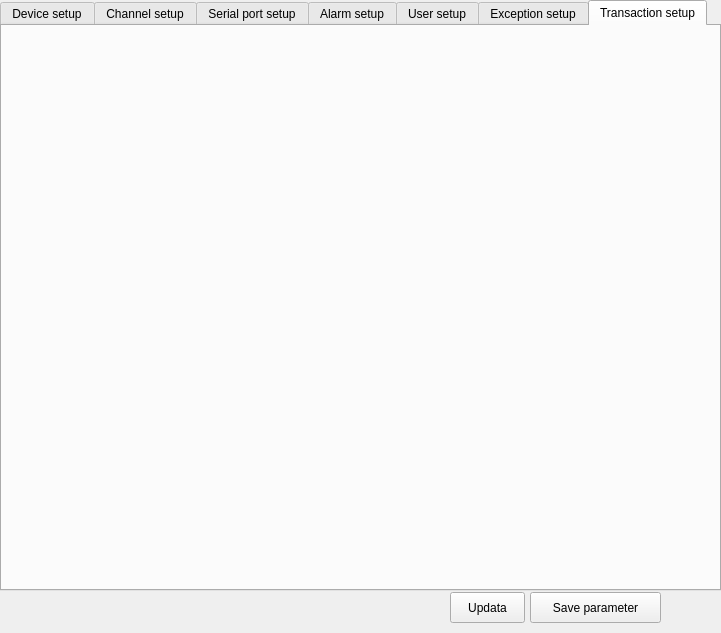
<?xml version="1.0" encoding="UTF-8"?>
<ui version="4.0">
 <class>CRemoteParamsClass</class>
 <widget class="QWidget" name="CRemoteParamsClass">
  <property name="geometry">
   <rect>
    <x>0</x>
    <y>0</y>
    <width>721</width>
    <height>633</height>
   </rect>
  </property>
  <property name="windowTitle">
   <string>Form</string>
  </property>
  <widget class="QTabWidget" name="tabWidget">
   <property name="geometry">
    <rect>
     <x>0</x>
     <y>0</y>
     <width>721</width>
     <height>591</height>
    </rect>
   </property>
   <property name="font">
    <font>
     <pointsize>9</pointsize>
    </font>
   </property>
   <property name="toolTip">
    <string/>
   </property>
   <property name="currentIndex">
    <number>6</number>
   </property>
   <widget class="QWidget" name="widgetDevice">
    <attribute name="title">
     <string>Device setup</string>
    </attribute>
    <widget class="QPushButton" name="btnAdancedNet">
     <property name="geometry">
      <rect>
       <x>20</x>
       <y>520</y>
       <width>121</width>
       <height>31</height>
      </rect>
     </property>
     <property name="text">
      <string>Advanced network</string>
     </property>
    </widget>
    <widget class="QWidget" name="layoutWidget">
     <property name="geometry">
      <rect>
       <x>9</x>
       <y>220</y>
       <width>651</width>
       <height>51</height>
      </rect>
     </property>
     <layout class="QGridLayout" name="gridLayout">
      <item row="0" column="1">
       <widget class="QLineEdit" name="editSoftV"/>
      </item>
      <item row="0" column="2">
       <widget class="QLabel" name="label_3">
        <property name="text">
         <string>Hardware version</string>
        </property>
       </widget>
      </item>
      <item row="0" column="3">
       <widget class="QLineEdit" name="editHardV"/>
      </item>
      <item row="1" column="0">
       <widget class="QLabel" name="label_2">
        <property name="text">
         <string>DSP software </string>
        </property>
       </widget>
      </item>
      <item row="1" column="2">
       <widget class="QLabel" name="label_4">
        <property name="text">
         <string>Front panel</string>
        </property>
       </widget>
      </item>
      <item row="1" column="3">
       <widget class="QLineEdit" name="editPrePaneV"/>
      </item>
      <item row="1" column="1">
       <widget class="QLineEdit" name="editDPSSoftV"/>
      </item>
      <item row="0" column="0">
       <widget class="QLabel" name="label">
        <property name="text">
         <string>Firmware version</string>
        </property>
       </widget>
      </item>
     </layout>
    </widget>
    <widget class="QWidget" name="layoutWidget">
     <property name="geometry">
      <rect>
       <x>20</x>
       <y>300</y>
       <width>291</width>
       <height>206</height>
      </rect>
     </property>
     <layout class="QGridLayout" name="gridLayout_3">
      <item row="0" column="0">
       <widget class="QLabel" name="label_13">
        <property name="text">
         <string>Network adapter</string>
        </property>
       </widget>
      </item>
      <item row="1" column="0">
       <widget class="QLabel" name="label_14">
        <property name="text">
         <string>Enable get IP address auto</string>
        </property>
       </widget>
      </item>
      <item row="2" column="0">
       <widget class="QLabel" name="label_15">
        <property name="text">
         <string>IP address</string>
        </property>
       </widget>
      </item>
      <item row="2" column="2">
       <widget class="QLineEdit" name="editDeviceIP"/>
      </item>
      <item row="3" column="0">
       <widget class="QLabel" name="label_16">
        <property name="text">
         <string>Subnet mask</string>
        </property>
       </widget>
      </item>
      <item row="3" column="2">
       <widget class="QLineEdit" name="editDeviceMask"/>
      </item>
      <item row="4" column="0">
       <widget class="QLabel" name="label_17">
        <property name="text">
         <string>Gateway address</string>
        </property>
       </widget>
      </item>
      <item row="4" column="2">
       <widget class="QLineEdit" name="editGateWay"/>
      </item>
      <item row="5" column="0">
       <widget class="QLabel" name="label_18">
        <property name="text">
         <string>Prefered DDNS</string>
        </property>
       </widget>
      </item>
      <item row="5" column="2">
       <widget class="QLineEdit" name="editDNSIP1"/>
      </item>
      <item row="6" column="0">
       <widget class="QLabel" name="label_19">
        <property name="text">
         <string>Alternate DDNS</string>
        </property>
       </widget>
      </item>
      <item row="6" column="2">
       <widget class="QLineEdit" name="editDNSIP2"/>
      </item>
      <item row="7" column="0">
       <widget class="QLabel" name="label_20">
        <property name="text">
         <string>Physical address</string>
        </property>
       </widget>
      </item>
      <item row="7" column="2">
       <widget class="QLineEdit" name="editMAC"/>
      </item>
      <item row="0" column="2">
       <widget class="QComboBox" name="comboNetCardType"/>
      </item>
      <item row="1" column="2">
       <widget class="QCheckBox" name="checkboDHCP">
        <property name="text">
         <string/>
        </property>
       </widget>
      </item>
     </layout>
    </widget>
    <widget class="QWidget" name="layoutWidget">
     <property name="geometry">
      <rect>
       <x>11</x>
       <y>11</y>
       <width>641</width>
       <height>31</height>
      </rect>
     </property>
     <layout class="QGridLayout" name="gridLayout_8">
      <item row="0" column="0">
       <widget class="QLabel" name="label_5">
        <property name="text">
         <string>&lt;!DOCTYPE HTML PUBLIC &quot;-//W3C//DTD HTML 4.0//EN&quot; &quot;http://www.w3.org/TR/REC-html40/strict.dtd&quot;&gt;
&lt;html&gt;&lt;head&gt;&lt;meta name=&quot;qrichtext&quot; content=&quot;1&quot; /&gt;&lt;style type=&quot;text/css&quot;&gt;
p, li { white-space: pre-wrap; }
&lt;/style&gt;&lt;/head&gt;&lt;body style=&quot; font-family:'宋体'; font-size:9pt; font-weight:400; font-style:normal;&quot;&gt;
&lt;p style=&quot; margin-top:0px; margin-bottom:0px; margin-left:0px; margin-right:0px; -qt-block-indent:0; text-indent:0px;&quot;&gt;&lt;span style=&quot; font-family:'Sans'; font-size:10pt; color:#0000ff;&quot;&gt;Basic config info&lt;/span&gt;&lt;/p&gt;&lt;/body&gt;&lt;/html&gt;</string>
        </property>
       </widget>
      </item>
      <item row="0" column="1">
       <widget class="Line" name="line">
        <property name="orientation">
         <enum>Qt::Horizontal</enum>
        </property>
       </widget>
      </item>
     </layout>
    </widget>
    <widget class="QWidget" name="layoutWidget">
     <property name="geometry">
      <rect>
       <x>9</x>
       <y>190</y>
       <width>651</width>
       <height>21</height>
      </rect>
     </property>
     <layout class="QGridLayout" name="gridLayout_9">
      <item row="0" column="0">
       <widget class="QLabel" name="label_6">
        <property name="text">
         <string>&lt;!DOCTYPE HTML PUBLIC &quot;-//W3C//DTD HTML 4.0//EN&quot; &quot;http://www.w3.org/TR/REC-html40/strict.dtd&quot;&gt;
&lt;html&gt;&lt;head&gt;&lt;meta name=&quot;qrichtext&quot; content=&quot;1&quot; /&gt;&lt;style type=&quot;text/css&quot;&gt;
p, li { white-space: pre-wrap; }
&lt;/style&gt;&lt;/head&gt;&lt;body style=&quot; font-family:'宋体'; font-size:9pt; font-weight:400; font-style:normal;&quot;&gt;
&lt;p style=&quot; margin-top:0px; margin-bottom:0px; margin-left:0px; margin-right:0px; -qt-block-indent:0; text-indent:0px;&quot;&gt;&lt;span style=&quot; font-family:'Sans'; font-size:10pt; color:#0000ff;&quot;&gt;Device version&lt;/span&gt;&lt;/p&gt;&lt;/body&gt;&lt;/html&gt;</string>
        </property>
       </widget>
      </item>
      <item row="0" column="1">
       <widget class="Line" name="line_2">
        <property name="orientation">
         <enum>Qt::Horizontal</enum>
        </property>
       </widget>
      </item>
     </layout>
    </widget>
    <widget class="QWidget" name="layoutWidget">
     <property name="geometry">
      <rect>
       <x>11</x>
       <y>43</y>
       <width>641</width>
       <height>111</height>
      </rect>
     </property>
     <layout class="QGridLayout" name="gridLayout_11">
      <item row="0" column="0">
       <layout class="QGridLayout" name="gridLayout_2">
        <item row="0" column="0">
         <widget class="QLabel" name="label_8">
          <property name="text">
           <string>Device name</string>
          </property>
         </widget>
        </item>
        <item row="0" column="1">
         <widget class="QLineEdit" name="editDeviceName"/>
        </item>
        <item row="1" column="0">
         <widget class="QLabel" name="label_9">
          <property name="text">
           <string>Channel num</string>
          </property>
         </widget>
        </item>
        <item row="1" column="1">
         <widget class="QLineEdit" name="editChannelNum"/>
        </item>
        <item row="2" column="0">
         <widget class="QLabel" name="label_10">
          <property name="text">
           <string>Alarm in num</string>
          </property>
         </widget>
        </item>
        <item row="2" column="1">
         <widget class="QLineEdit" name="editAlarmInNum"/>
        </item>
        <item row="3" column="0">
         <widget class="QLabel" name="label_11">
          <property name="text">
           <string>Loop record</string>
          </property>
         </widget>
        </item>
        <item row="3" column="1">
         <widget class="QComboBox" name="comboRecyle"/>
        </item>
       </layout>
      </item>
      <item row="0" column="1">
       <layout class="QGridLayout" name="gridLayout_4">
        <item row="0" column="0">
         <widget class="QLabel" name="label_22">
          <property name="text">
           <string>Device type</string>
          </property>
         </widget>
        </item>
        <item row="1" column="0">
         <widget class="QLabel" name="label_23">
          <property name="text">
           <string>Disk num</string>
          </property>
         </widget>
        </item>
        <item row="1" column="1">
         <widget class="QLineEdit" name="editHDNum"/>
        </item>
        <item row="2" column="0">
         <widget class="QLabel" name="label_24">
          <property name="text">
           <string>Alarm out num</string>
          </property>
         </widget>
        </item>
        <item row="2" column="1">
         <widget class="QLineEdit" name="editAlarmOutNum"/>
        </item>
        <item row="3" column="0">
         <widget class="QLabel" name="label_25">
          <property name="text">
           <string>IR control ID</string>
          </property>
         </widget>
        </item>
        <item row="3" column="1">
         <widget class="QLineEdit" name="editYKQID"/>
        </item>
        <item row="0" column="1">
         <widget class="QComboBox" name="comboDeviceType"/>
        </item>
       </layout>
      </item>
     </layout>
    </widget>
    <widget class="QWidget" name="layoutWidget">
     <property name="geometry">
      <rect>
       <x>365</x>
       <y>160</y>
       <width>298</width>
       <height>25</height>
      </rect>
     </property>
     <layout class="QGridLayout" name="gridLayout_7">
      <item row="0" column="0">
       <widget class="QLabel" name="label_26">
        <property name="text">
         <string>Enable preview</string>
        </property>
       </widget>
      </item>
      <item row="0" column="1">
       <layout class="QGridLayout" name="gridLayout_6">
        <item row="0" column="0">
         <widget class="QLabel" name="label_21">
          <property name="text">
           <string>Main</string>
          </property>
         </widget>
        </item>
        <item row="0" column="1">
         <widget class="QComboBox" name="comboMajorScale"/>
        </item>
        <item row="0" column="2">
         <widget class="QLabel" name="label_27">
          <property name="text">
           <string>Spot</string>
          </property>
         </widget>
        </item>
        <item row="0" column="3">
         <widget class="QComboBox" name="comboMinorScale"/>
        </item>
       </layout>
      </item>
     </layout>
    </widget>
    <widget class="QWidget" name="layoutWidget">
     <property name="geometry">
      <rect>
       <x>12</x>
       <y>160</y>
       <width>321</width>
       <height>23</height>
      </rect>
     </property>
     <layout class="QGridLayout" name="gridLayout_5">
      <item row="0" column="0">
       <widget class="QLabel" name="label_12">
        <property name="text">
         <string>Device SN</string>
        </property>
       </widget>
      </item>
      <item row="0" column="1">
       <widget class="QLineEdit" name="editDeviceSerialNO"/>
      </item>
     </layout>
    </widget>
    <widget class="QWidget" name="layoutWidget">
     <property name="geometry">
      <rect>
       <x>11</x>
       <y>280</y>
       <width>651</width>
       <height>20</height>
      </rect>
     </property>
     <layout class="QGridLayout" name="gridLayout_10">
      <item row="0" column="0">
       <widget class="QLabel" name="label_7">
        <property name="text">
         <string>&lt;!DOCTYPE HTML PUBLIC &quot;-//W3C//DTD HTML 4.0//EN&quot; &quot;http://www.w3.org/TR/REC-html40/strict.dtd&quot;&gt;
&lt;html&gt;&lt;head&gt;&lt;meta name=&quot;qrichtext&quot; content=&quot;1&quot; /&gt;&lt;style type=&quot;text/css&quot;&gt;
p, li { white-space: pre-wrap; }
&lt;/style&gt;&lt;/head&gt;&lt;body style=&quot; font-family:'宋体'; font-size:9pt; font-weight:400; font-style:normal;&quot;&gt;
&lt;p style=&quot; margin-top:0px; margin-bottom:0px; margin-left:0px; margin-right:0px; -qt-block-indent:0; text-indent:0px;&quot;&gt;&lt;span style=&quot; font-family:'Sans'; font-size:10pt;&quot;&gt;Network config info&lt;/span&gt;&lt;/p&gt;&lt;/body&gt;&lt;/html&gt;</string>
        </property>
       </widget>
      </item>
      <item row="0" column="1">
       <widget class="Line" name="line_3">
        <property name="orientation">
         <enum>Qt::Horizontal</enum>
        </property>
       </widget>
      </item>
     </layout>
    </widget>
    <widget class="QWidget" name="layoutWidget_2">
     <property name="geometry">
      <rect>
       <x>330</x>
       <y>300</y>
       <width>311</width>
       <height>185</height>
      </rect>
     </property>
     <layout class="QGridLayout" name="gridLayout_12">
      <item row="0" column="0">
       <widget class="QLabel" name="label_28">
        <property name="text">
         <string>Private domain</string>
        </property>
       </widget>
      </item>
      <item row="0" column="1">
       <widget class="QLineEdit" name="editPrivateDNS"/>
      </item>
      <item row="1" column="0">
       <widget class="QLabel" name="label_29">
        <property name="text">
         <string>Communicate port</string>
        </property>
       </widget>
      </item>
      <item row="1" column="1">
       <widget class="QLineEdit" name="editDevicePort"/>
      </item>
      <item row="2" column="0">
       <widget class="QLabel" name="label_30">
        <property name="text">
         <string>HTTP port</string>
        </property>
       </widget>
      </item>
      <item row="2" column="1">
       <widget class="QLineEdit" name="editHttpPort"/>
      </item>
      <item row="3" column="0">
       <widget class="QLabel" name="label_31">
        <property name="text">
         <string>Multicast</string>
        </property>
       </widget>
      </item>
      <item row="3" column="1">
       <widget class="QLineEdit" name="editMulitcastIP"/>
      </item>
      <item row="4" column="0">
       <widget class="QLabel" name="label_32">
        <property name="text">
         <string>Alarm host address</string>
        </property>
       </widget>
      </item>
      <item row="4" column="1">
       <widget class="QLineEdit" name="editAlarmIP"/>
      </item>
      <item row="5" column="0">
       <widget class="QLabel" name="label_33">
        <property name="text">
         <string>Alarm host port</string>
        </property>
       </widget>
      </item>
      <item row="5" column="1">
       <widget class="QLineEdit" name="editAlarmPort"/>
      </item>
      <item row="6" column="0">
       <widget class="QLabel" name="label_34">
        <property name="text">
         <string>MTU size</string>
        </property>
       </widget>
      </item>
      <item row="6" column="1">
       <widget class="QLineEdit" name="editMTU"/>
      </item>
     </layout>
    </widget>
    <widget class="QPushButton" name="btnNFS">
     <property name="geometry">
      <rect>
       <x>150</x>
       <y>520</y>
       <width>71</width>
       <height>31</height>
      </rect>
     </property>
     <property name="text">
      <string>NFS setup</string>
     </property>
    </widget>
    <widget class="QPushButton" name="btnZoneDst">
     <property name="geometry">
      <rect>
       <x>220</x>
       <y>520</y>
       <width>71</width>
       <height>31</height>
      </rect>
     </property>
     <property name="text">
      <string>Time zone</string>
     </property>
    </widget>
    <widget class="QPushButton" name="btnRtsp">
     <property name="geometry">
      <rect>
       <x>290</x>
       <y>520</y>
       <width>81</width>
       <height>31</height>
      </rect>
     </property>
     <property name="text">
      <string>RTSP setup</string>
     </property>
    </widget>
    <widget class="QPushButton" name="btnCompressAudio">
     <property name="geometry">
      <rect>
       <x>380</x>
       <y>520</y>
       <width>161</width>
       <height>31</height>
      </rect>
     </property>
     <property name="text">
      <string>Audio talk code setup</string>
     </property>
    </widget>
   </widget>
   <widget class="QWidget" name="widgetChannel">
    <attribute name="title">
     <string>Channel setup</string>
    </attribute>
    <widget class="QWidget" name="verticalLayoutWidget">
     <property name="geometry">
      <rect>
       <x>0</x>
       <y>0</y>
       <width>671</width>
       <height>621</height>
      </rect>
     </property>
     <layout class="QVBoxLayout" name="vLayChannel"/>
    </widget>
   </widget>
   <widget class="QWidget" name="widgetSerial">
    <attribute name="title">
     <string>Serial port setup</string>
    </attribute>
    <widget class="QWidget" name="verticalLayoutWidget_6">
     <property name="geometry">
      <rect>
       <x>30</x>
       <y>20</y>
       <width>571</width>
       <height>521</height>
      </rect>
     </property>
     <layout class="QVBoxLayout" name="verticalLayoutserialparams"/>
    </widget>
   </widget>
   <widget class="QWidget" name="widgetAlarm">
    <attribute name="title">
     <string>Alarm setup</string>
    </attribute>
    <widget class="QWidget" name="verticalLayoutWidget_5">
     <property name="geometry">
      <rect>
       <x>0</x>
       <y>0</y>
       <width>631</width>
       <height>561</height>
      </rect>
     </property>
     <layout class="QVBoxLayout" name="verticalLayoutAlarmParams"/>
    </widget>
   </widget>
   <widget class="QWidget" name="widgetUser">
    <attribute name="title">
     <string>User setup</string>
    </attribute>
    <widget class="QWidget" name="verticalLayoutWidget_3">
     <property name="geometry">
      <rect>
       <x>0</x>
       <y>0</y>
       <width>671</width>
       <height>621</height>
      </rect>
     </property>
     <layout class="QVBoxLayout" name="vLayUser"/>
    </widget>
   </widget>
   <widget class="QWidget" name="tab">
    <attribute name="title">
     <string>Exception setup</string>
    </attribute>
    <widget class="QWidget" name="verticalLayoutWidget_4">
     <property name="geometry">
      <rect>
       <x>0</x>
       <y>10</y>
       <width>671</width>
       <height>521</height>
      </rect>
     </property>
     <layout class="QVBoxLayout" name="verticalLayout_ExceptionConfig"/>
    </widget>
   </widget>
   <widget class="QWidget" name="tab_2">
    <attribute name="title">
     <string>Transaction setup</string>
    </attribute>
    <widget class="QWidget" name="verticalLayoutWidget_7">
     <property name="geometry">
      <rect>
       <x>0</x>
       <y>0</y>
       <width>691</width>
       <height>561</height>
      </rect>
     </property>
     <layout class="QVBoxLayout" name="vLayATM"/>
    </widget>
   </widget>
  </widget>
  <widget class="QPushButton" name="btnRefresh">
   <property name="geometry">
    <rect>
     <x>450</x>
     <y>592</y>
     <width>75</width>
     <height>31</height>
    </rect>
   </property>
   <property name="text">
    <string>Updata</string>
   </property>
  </widget>
  <widget class="QPushButton" name="btnSaveParams">
   <property name="geometry">
    <rect>
     <x>530</x>
     <y>592</y>
     <width>131</width>
     <height>31</height>
    </rect>
   </property>
   <property name="text">
    <string>Save parameter</string>
   </property>
  </widget>
 </widget>
 <resources/>
 <connections/>
</ui>
